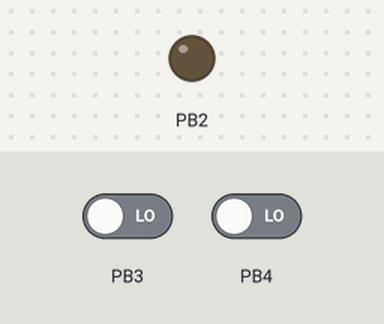
A sketch run on a simulated ATtiny85, built with avr-gcc and run on an emulated ATtiny85. On the bench: output pins drawn as LEDs (lit = HIGH). The inputs (shaded band) are chosen by the test bench; at power-on: PB3 LOW, PB4 LOW.

Above: at 1.2 s.
1.3 s: PB3 driven HIGH and PB4 driven HIGH
At 2.5 s:
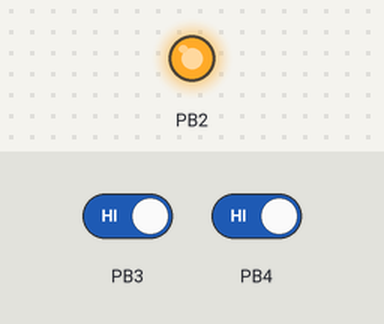
2.8 s: PB3 driven LOW
At 3.9 s:
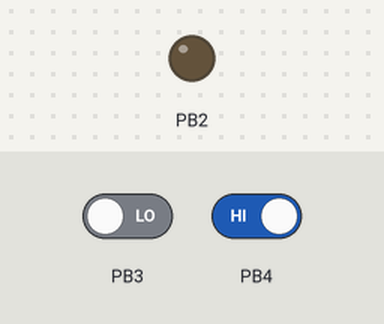
4.3 s: PB3 driven HIGH
At 5.0 s:
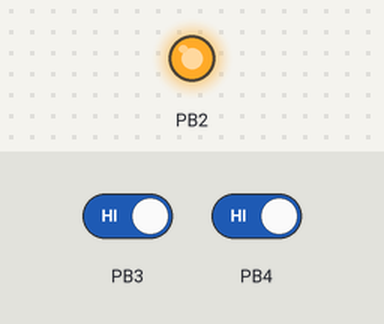
Timing chart, 0 to 7.3 s (numbered marks = the images above; inputs shaded):
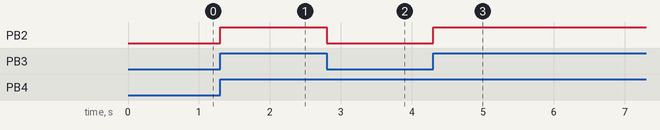

Measured:
- after the input at 1.3 s, PB2: LOW → HIGH at once
- after the input at 2.8 s, PB2: HIGH → LOW at once
- after the input at 4.3 s, PB2: LOW → HIGH at once

The sketch:

A10.ino
```cpp
// Codigo Attiny85
//
int boton1=LOW;
int boton2=LOW;

void setup()
{
  pinMode(3, INPUT);
  pinMode(4, INPUT);
  pinMode(2, OUTPUT);

}

void loop()
{
  boton1=digitalRead(4);
  boton2=digitalRead(3);

  if(boton1==HIGH && boton2==HIGH  ){
    digitalWrite(2,HIGH);
  }
  else{
    digitalWrite(2,LOW);
  }
}
```
